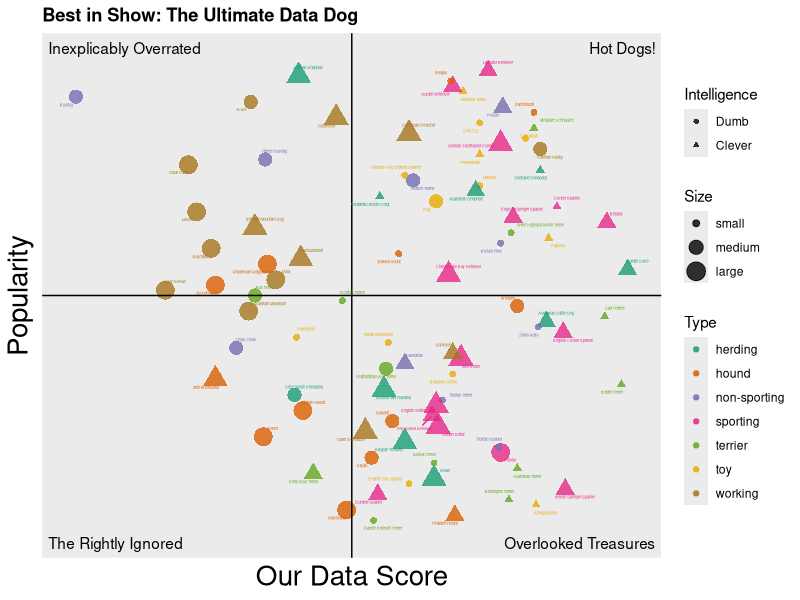

Write R code to recreate this figure.
## ---- chunk 1
knitr::opts_chunk$set(echo = TRUE)

library("dplyr")
library("tidyr")
library("tidyverse")
library("ggplot2")
library("readxl")
library("ggrepel")
library("RColorBrewer")
## ---- chunk 2
df <- readxl::read_xlsx("KIB.xlsx", sheet = "Best in show full sheet")
df1 <- readxl::read_xlsx("KIB.xlsx", sheet = "Best in show")
df <- df[, colSums(is.na(df))<nrow(df)]
df <- df %>% 
  select(1, 2, 3, 5, 9, 27)
df <- df[-c(1, 2, 3), ]
colnames(df) <- c("Breed", "Type", "Score", "Popularity", "Intelligence_Raw", "Size")
df$Score <- as.numeric(df$Score)
df$Popularity <- as.numeric(df$Popularity)
df$Intelligence_Raw <- as.numeric(df$Intelligence_Raw)
df$Type <- as.factor(df$Type)
df$Size <- as.factor(df$Size)
df$Size <- fct_rev(df$Size)
df <- df %>% 
  mutate(Intelligence = ifelse(Intelligence_Raw >= 0.5, "Clever", "Dumb"))
df$Intelligence <- as.factor(df$Intelligence)
df$Intelligence <- fct_rev(df$Intelligence)
df <- df %>% drop_na()
df %>% head
## ---- chunk 3
minimum_score <- min(as.vector(df$Score), na.rm = TRUE)
maximum_score <- max(as.vector(df$Score), na.rm = TRUE)
score_range <- maximum_score - minimum_score
score_middle <- score_range / 2 + minimum_score
minimum_popularity <- -max(as.vector(df$Popularity), na.rm = TRUE)
maximum_popularity <- -min(as.vector(df$Popularity), na.rm = TRUE)
popularity_range <- maximum_popularity - minimum_popularity
popularity_middle <- popularity_range / 2 + minimum_popularity
#size_convert = c("small" = 1, "medium" = 2, "large" = 3)
plot <- ggplot(df, aes(x = Score, y = -Popularity, label = Breed)) + 
  geom_point(alpha = 0.8, aes(shape = Intelligence, color = Type, size = Size)) +
  #size=size_convert[size])) +
  xlab("Our Data Score") + ylab("Popularity") + ggtitle("Best in Show: The Ultimate Data Dog") +
  coord_cartesian(xlim = c(minimum_score - score_range * 0.01, maximum_score + score_range * 0.01),
                  ylim = c(minimum_popularity - popularity_range * 0.03, maximum_popularity + popularity_range * 0.03)) +
  geom_vline(xintercept = score_middle, size = 0.5) +
  geom_hline(yintercept = popularity_middle, size = 0.5) +
  theme(axis.ticks.x = element_blank(),
        axis.ticks.y = element_blank(),
        axis.text.x = element_blank(),
        axis.text.y = element_blank(),
        panel.grid.minor = element_blank(),
        panel.grid.major = element_blank(),
        axis.title.x = element_text(size = 20),
        axis.title.y = element_text(size = 20),
        plot.title = element_text(lineheight = .8, face = "bold")) +
  geom_text_repel(aes(color = Type), size = 1) +
  #scale_size_continuous(range = c(1, 3))
  scale_size_discrete(breaks = levels(df$Size)) +
  annotate("text", x = minimum_score - score_range * 0.05, 
           y = minimum_popularity - popularity_range * 0.05, label = "The Rightly Ignored", hjust = 0) +
  annotate("text", x = maximum_score + score_range * 0.05, 
           y = maximum_popularity + popularity_range * 0.05, label = "Hot Dogs!", hjust = 1) +
  annotate("text", x = minimum_score - score_range * 0.05, 
           y = maximum_popularity + popularity_range * 0.05, label = "Inexplicably Overrated", hjust = 0) +
  annotate("text", x = maximum_score + score_range * 0.05, 
           y = minimum_popularity - popularity_range * 0.05, label = "Overlooked Treasures", hjust = 1) +
  guides(shape = guide_legend(order = 1),
         size = guide_legend(order = 2),
         color = guide_legend(order = 3)) +
  scale_color_brewer(palette = "Dark2")
plot
